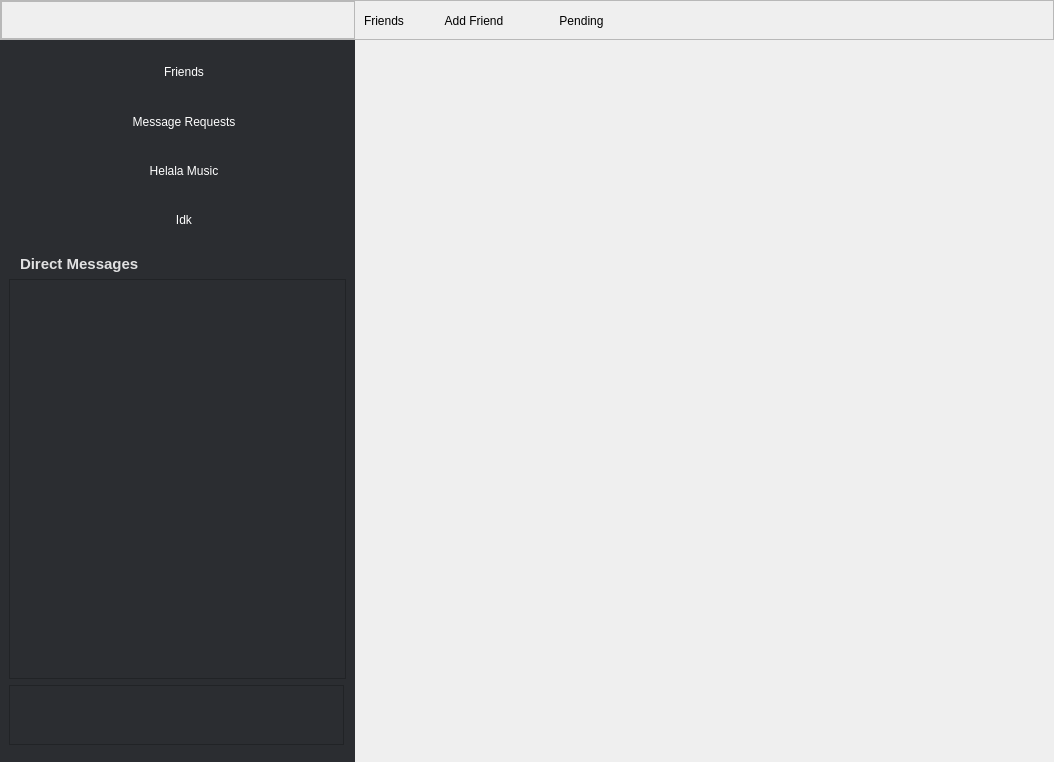
<?xml version="1.0" encoding="UTF-8"?>
<ui version="4.0">
 <class>MainWindow</class>
 <widget class="QMainWindow" name="MainWindow">
  <property name="geometry">
   <rect>
    <x>0</x>
    <y>0</y>
    <width>1054</width>
    <height>762</height>
   </rect>
  </property>
  <property name="windowTitle">
   <string>Discard</string>
  </property>
  <property name="styleSheet">
   <string notr="true"/>
  </property>
  <property name="iconSize">
   <size>
    <width>64</width>
    <height>64</height>
   </size>
  </property>
  <widget class="QWidget" name="mainContainer">
   <property name="autoFillBackground">
    <bool>false</bool>
   </property>
   <property name="styleSheet">
    <string notr="true"/>
   </property>
   <layout class="QVBoxLayout" name="verticalLayout_3">
    <property name="spacing">
     <number>0</number>
    </property>
    <property name="leftMargin">
     <number>0</number>
    </property>
    <property name="topMargin">
     <number>0</number>
    </property>
    <property name="rightMargin">
     <number>0</number>
    </property>
    <property name="bottomMargin">
     <number>0</number>
    </property>
    <item>
     <widget class="QFrame" name="topBar">
      <property name="maximumSize">
       <size>
        <width>16777215</width>
        <height>40</height>
       </size>
      </property>
      <property name="frameShape">
       <enum>QFrame::Shape::StyledPanel</enum>
      </property>
      <property name="frameShadow">
       <enum>QFrame::Shadow::Raised</enum>
      </property>
      <layout class="QHBoxLayout" name="horizontalLayout_3">
       <property name="spacing">
        <number>0</number>
       </property>
       <property name="leftMargin">
        <number>0</number>
       </property>
       <property name="topMargin">
        <number>0</number>
       </property>
       <property name="rightMargin">
        <number>0</number>
       </property>
       <property name="bottomMargin">
        <number>0</number>
       </property>
       <item>
        <widget class="QFrame" name="LEFT_TOPBAR">
         <property name="minimumSize">
          <size>
           <width>354</width>
           <height>0</height>
          </size>
         </property>
         <property name="maximumSize">
          <size>
           <width>353</width>
           <height>16777215</height>
          </size>
         </property>
         <property name="frameShape">
          <enum>QFrame::Shape::StyledPanel</enum>
         </property>
         <property name="frameShadow">
          <enum>QFrame::Shadow::Raised</enum>
         </property>
        </widget>
       </item>
       <item>
        <widget class="QStackedWidget" name="MID_RIGHT_TOPBAR">
         <property name="sizePolicy">
          <sizepolicy hsizetype="Preferred" vsizetype="Preferred">
           <horstretch>0</horstretch>
           <verstretch>0</verstretch>
          </sizepolicy>
         </property>
         <property name="minimumSize">
          <size>
           <width>0</width>
           <height>0</height>
          </size>
         </property>
         <property name="maximumSize">
          <size>
           <width>16777215</width>
           <height>51</height>
          </size>
         </property>
         <property name="layoutDirection">
          <enum>Qt::LayoutDirection::LeftToRight</enum>
         </property>
         <property name="autoFillBackground">
          <bool>false</bool>
         </property>
         <property name="styleSheet">
          <string notr="true"/>
         </property>
         <property name="frameShape">
          <enum>QFrame::Shape::NoFrame</enum>
         </property>
         <property name="frameShadow">
          <enum>QFrame::Shadow::Raised</enum>
         </property>
         <property name="lineWidth">
          <number>0</number>
         </property>
         <widget class="QWidget" name="friendsTopBar">
          <layout class="QHBoxLayout" name="horizontalLayout_2">
           <property name="spacing">
            <number>20</number>
           </property>
           <property name="topMargin">
            <number>5</number>
           </property>
           <property name="rightMargin">
            <number>0</number>
           </property>
           <item>
            <widget class="QLabel" name="friendsLabel">
             <property name="sizePolicy">
              <sizepolicy hsizetype="Fixed" vsizetype="Preferred">
               <horstretch>0</horstretch>
               <verstretch>0</verstretch>
              </sizepolicy>
             </property>
             <property name="minimumSize">
              <size>
               <width>0</width>
               <height>25</height>
              </size>
             </property>
             <property name="maximumSize">
              <size>
               <width>100</width>
               <height>20</height>
              </size>
             </property>
             <property name="font">
              <font>
               <pointsize>9</pointsize>
               <bold>false</bold>
              </font>
             </property>
             <property name="text">
              <string>Friends</string>
             </property>
            </widget>
           </item>
           <item>
            <widget class="QPushButton" name="addFriend">
             <property name="sizePolicy">
              <sizepolicy hsizetype="Fixed" vsizetype="Fixed">
               <horstretch>0</horstretch>
               <verstretch>0</verstretch>
              </sizepolicy>
             </property>
             <property name="minimumSize">
              <size>
               <width>100</width>
               <height>30</height>
              </size>
             </property>
             <property name="maximumSize">
              <size>
               <width>75</width>
               <height>16777215</height>
              </size>
             </property>
             <property name="font">
              <font>
               <pointsize>9</pointsize>
               <bold>false</bold>
              </font>
             </property>
             <property name="cursor">
              <cursorShape>PointingHandCursor</cursorShape>
             </property>
             <property name="autoFillBackground">
              <bool>false</bool>
             </property>
             <property name="styleSheet">
              <string notr="true"/>
             </property>
             <property name="text">
              <string>Add Friend</string>
             </property>
             <property name="flat">
              <bool>true</bool>
             </property>
            </widget>
           </item>
           <item>
            <widget class="QPushButton" name="outgoing">
             <property name="sizePolicy">
              <sizepolicy hsizetype="Fixed" vsizetype="Fixed">
               <horstretch>0</horstretch>
               <verstretch>0</verstretch>
              </sizepolicy>
             </property>
             <property name="minimumSize">
              <size>
               <width>0</width>
               <height>30</height>
              </size>
             </property>
             <property name="maximumSize">
              <size>
               <width>75</width>
               <height>16777215</height>
              </size>
             </property>
             <property name="font">
              <font>
               <pointsize>9</pointsize>
               <italic>false</italic>
               <bold>false</bold>
               <underline>false</underline>
               <strikeout>false</strikeout>
               <kerning>true</kerning>
              </font>
             </property>
             <property name="cursor">
              <cursorShape>PointingHandCursor</cursorShape>
             </property>
             <property name="styleSheet">
              <string notr="true"/>
             </property>
             <property name="text">
              <string>Pending</string>
             </property>
             <property name="flat">
              <bool>true</bool>
             </property>
            </widget>
           </item>
           <item>
            <spacer name="horizontalSpacer">
             <property name="orientation">
              <enum>Qt::Orientation::Horizontal</enum>
             </property>
             <property name="sizeHint" stdset="0">
              <size>
               <width>40</width>
               <height>20</height>
              </size>
             </property>
            </spacer>
           </item>
          </layout>
         </widget>
         <widget class="QWidget" name="directMessageTopBar"/>
        </widget>
       </item>
      </layout>
     </widget>
    </item>
    <item>
     <widget class="QWidget" name="columnContainer" native="true">
      <property name="autoFillBackground">
       <bool>false</bool>
      </property>
      <layout class="QHBoxLayout" name="horizontalLayout_5">
       <property name="spacing">
        <number>0</number>
       </property>
       <property name="leftMargin">
        <number>0</number>
       </property>
       <property name="topMargin">
        <number>0</number>
       </property>
       <property name="rightMargin">
        <number>0</number>
       </property>
       <property name="bottomMargin">
        <number>0</number>
       </property>
       <item>
        <layout class="QVBoxLayout" name="verticalLayoutLeft">
         <property name="spacing">
          <number>0</number>
         </property>
         <item>
          <widget class="QWidget" name="something" native="true">
           <property name="minimumSize">
            <size>
             <width>355</width>
             <height>0</height>
            </size>
           </property>
           <property name="palette">
            <palette>
             <active>
              <colorrole role="WindowText">
               <brush brushstyle="SolidPattern">
                <color alpha="255">
                 <red>255</red>
                 <green>255</green>
                 <blue>255</blue>
                </color>
               </brush>
              </colorrole>
              <colorrole role="Button">
               <brush brushstyle="SolidPattern">
                <color alpha="255">
                 <red>43</red>
                 <green>45</green>
                 <blue>49</blue>
                </color>
               </brush>
              </colorrole>
              <colorrole role="Light">
               <brush brushstyle="SolidPattern">
                <color alpha="255">
                 <red>45</red>
                 <green>45</green>
                 <blue>45</blue>
                </color>
               </brush>
              </colorrole>
              <colorrole role="Midlight">
               <brush brushstyle="SolidPattern">
                <color alpha="255">
                 <red>37</red>
                 <green>37</green>
                 <blue>37</blue>
                </color>
               </brush>
              </colorrole>
              <colorrole role="Dark">
               <brush brushstyle="SolidPattern">
                <color alpha="255">
                 <red>15</red>
                 <green>15</green>
                 <blue>15</blue>
                </color>
               </brush>
              </colorrole>
              <colorrole role="Mid">
               <brush brushstyle="SolidPattern">
                <color alpha="255">
                 <red>20</red>
                 <green>20</green>
                 <blue>20</blue>
                </color>
               </brush>
              </colorrole>
              <colorrole role="Text">
               <brush brushstyle="SolidPattern">
                <color alpha="255">
                 <red>255</red>
                 <green>255</green>
                 <blue>255</blue>
                </color>
               </brush>
              </colorrole>
              <colorrole role="BrightText">
               <brush brushstyle="SolidPattern">
                <color alpha="255">
                 <red>255</red>
                 <green>255</green>
                 <blue>255</blue>
                </color>
               </brush>
              </colorrole>
              <colorrole role="ButtonText">
               <brush brushstyle="SolidPattern">
                <color alpha="255">
                 <red>255</red>
                 <green>255</green>
                 <blue>255</blue>
                </color>
               </brush>
              </colorrole>
              <colorrole role="Base">
               <brush brushstyle="SolidPattern">
                <color alpha="255">
                 <red>43</red>
                 <green>45</green>
                 <blue>49</blue>
                </color>
               </brush>
              </colorrole>
              <colorrole role="Window">
               <brush brushstyle="SolidPattern">
                <color alpha="255">
                 <red>43</red>
                 <green>45</green>
                 <blue>49</blue>
                </color>
               </brush>
              </colorrole>
              <colorrole role="Shadow">
               <brush brushstyle="SolidPattern">
                <color alpha="255">
                 <red>0</red>
                 <green>0</green>
                 <blue>0</blue>
                </color>
               </brush>
              </colorrole>
              <colorrole role="AlternateBase">
               <brush brushstyle="SolidPattern">
                <color alpha="255">
                 <red>15</red>
                 <green>15</green>
                 <blue>15</blue>
                </color>
               </brush>
              </colorrole>
              <colorrole role="ToolTipBase">
               <brush brushstyle="SolidPattern">
                <color alpha="255">
                 <red>255</red>
                 <green>255</green>
                 <blue>220</blue>
                </color>
               </brush>
              </colorrole>
              <colorrole role="ToolTipText">
               <brush brushstyle="SolidPattern">
                <color alpha="255">
                 <red>0</red>
                 <green>0</green>
                 <blue>0</blue>
                </color>
               </brush>
              </colorrole>
              <colorrole role="PlaceholderText">
               <brush brushstyle="SolidPattern">
                <color alpha="127">
                 <red>255</red>
                 <green>255</green>
                 <blue>255</blue>
                </color>
               </brush>
              </colorrole>
              <colorrole role="Accent">
               <brush brushstyle="SolidPattern">
                <color alpha="255">
                 <red>0</red>
                 <green>0</green>
                 <blue>0</blue>
                </color>
               </brush>
              </colorrole>
             </active>
             <inactive>
              <colorrole role="WindowText">
               <brush brushstyle="SolidPattern">
                <color alpha="255">
                 <red>255</red>
                 <green>255</green>
                 <blue>255</blue>
                </color>
               </brush>
              </colorrole>
              <colorrole role="Button">
               <brush brushstyle="SolidPattern">
                <color alpha="255">
                 <red>43</red>
                 <green>45</green>
                 <blue>49</blue>
                </color>
               </brush>
              </colorrole>
              <colorrole role="Light">
               <brush brushstyle="SolidPattern">
                <color alpha="255">
                 <red>45</red>
                 <green>45</green>
                 <blue>45</blue>
                </color>
               </brush>
              </colorrole>
              <colorrole role="Midlight">
               <brush brushstyle="SolidPattern">
                <color alpha="255">
                 <red>37</red>
                 <green>37</green>
                 <blue>37</blue>
                </color>
               </brush>
              </colorrole>
              <colorrole role="Dark">
               <brush brushstyle="SolidPattern">
                <color alpha="255">
                 <red>15</red>
                 <green>15</green>
                 <blue>15</blue>
                </color>
               </brush>
              </colorrole>
              <colorrole role="Mid">
               <brush brushstyle="SolidPattern">
                <color alpha="255">
                 <red>20</red>
                 <green>20</green>
                 <blue>20</blue>
                </color>
               </brush>
              </colorrole>
              <colorrole role="Text">
               <brush brushstyle="SolidPattern">
                <color alpha="255">
                 <red>255</red>
                 <green>255</green>
                 <blue>255</blue>
                </color>
               </brush>
              </colorrole>
              <colorrole role="BrightText">
               <brush brushstyle="SolidPattern">
                <color alpha="255">
                 <red>255</red>
                 <green>255</green>
                 <blue>255</blue>
                </color>
               </brush>
              </colorrole>
              <colorrole role="ButtonText">
               <brush brushstyle="SolidPattern">
                <color alpha="255">
                 <red>255</red>
                 <green>255</green>
                 <blue>255</blue>
                </color>
               </brush>
              </colorrole>
              <colorrole role="Base">
               <brush brushstyle="SolidPattern">
                <color alpha="255">
                 <red>43</red>
                 <green>45</green>
                 <blue>49</blue>
                </color>
               </brush>
              </colorrole>
              <colorrole role="Window">
               <brush brushstyle="SolidPattern">
                <color alpha="255">
                 <red>43</red>
                 <green>45</green>
                 <blue>49</blue>
                </color>
               </brush>
              </colorrole>
              <colorrole role="Shadow">
               <brush brushstyle="SolidPattern">
                <color alpha="255">
                 <red>0</red>
                 <green>0</green>
                 <blue>0</blue>
                </color>
               </brush>
              </colorrole>
              <colorrole role="AlternateBase">
               <brush brushstyle="SolidPattern">
                <color alpha="255">
                 <red>15</red>
                 <green>15</green>
                 <blue>15</blue>
                </color>
               </brush>
              </colorrole>
              <colorrole role="ToolTipBase">
               <brush brushstyle="SolidPattern">
                <color alpha="255">
                 <red>255</red>
                 <green>255</green>
                 <blue>220</blue>
                </color>
               </brush>
              </colorrole>
              <colorrole role="ToolTipText">
               <brush brushstyle="SolidPattern">
                <color alpha="255">
                 <red>0</red>
                 <green>0</green>
                 <blue>0</blue>
                </color>
               </brush>
              </colorrole>
              <colorrole role="PlaceholderText">
               <brush brushstyle="SolidPattern">
                <color alpha="127">
                 <red>255</red>
                 <green>255</green>
                 <blue>255</blue>
                </color>
               </brush>
              </colorrole>
              <colorrole role="Accent">
               <brush brushstyle="SolidPattern">
                <color alpha="255">
                 <red>0</red>
                 <green>0</green>
                 <blue>0</blue>
                </color>
               </brush>
              </colorrole>
             </inactive>
             <disabled>
              <colorrole role="WindowText">
               <brush brushstyle="SolidPattern">
                <color alpha="255">
                 <red>15</red>
                 <green>15</green>
                 <blue>15</blue>
                </color>
               </brush>
              </colorrole>
              <colorrole role="Button">
               <brush brushstyle="SolidPattern">
                <color alpha="255">
                 <red>43</red>
                 <green>45</green>
                 <blue>49</blue>
                </color>
               </brush>
              </colorrole>
              <colorrole role="Light">
               <brush brushstyle="SolidPattern">
                <color alpha="255">
                 <red>45</red>
                 <green>45</green>
                 <blue>45</blue>
                </color>
               </brush>
              </colorrole>
              <colorrole role="Midlight">
               <brush brushstyle="SolidPattern">
                <color alpha="255">
                 <red>37</red>
                 <green>37</green>
                 <blue>37</blue>
                </color>
               </brush>
              </colorrole>
              <colorrole role="Dark">
               <brush brushstyle="SolidPattern">
                <color alpha="255">
                 <red>15</red>
                 <green>15</green>
                 <blue>15</blue>
                </color>
               </brush>
              </colorrole>
              <colorrole role="Mid">
               <brush brushstyle="SolidPattern">
                <color alpha="255">
                 <red>20</red>
                 <green>20</green>
                 <blue>20</blue>
                </color>
               </brush>
              </colorrole>
              <colorrole role="Text">
               <brush brushstyle="SolidPattern">
                <color alpha="255">
                 <red>15</red>
                 <green>15</green>
                 <blue>15</blue>
                </color>
               </brush>
              </colorrole>
              <colorrole role="BrightText">
               <brush brushstyle="SolidPattern">
                <color alpha="255">
                 <red>255</red>
                 <green>255</green>
                 <blue>255</blue>
                </color>
               </brush>
              </colorrole>
              <colorrole role="ButtonText">
               <brush brushstyle="SolidPattern">
                <color alpha="255">
                 <red>15</red>
                 <green>15</green>
                 <blue>15</blue>
                </color>
               </brush>
              </colorrole>
              <colorrole role="Base">
               <brush brushstyle="SolidPattern">
                <color alpha="255">
                 <red>43</red>
                 <green>45</green>
                 <blue>49</blue>
                </color>
               </brush>
              </colorrole>
              <colorrole role="Window">
               <brush brushstyle="SolidPattern">
                <color alpha="255">
                 <red>43</red>
                 <green>45</green>
                 <blue>49</blue>
                </color>
               </brush>
              </colorrole>
              <colorrole role="Shadow">
               <brush brushstyle="SolidPattern">
                <color alpha="255">
                 <red>0</red>
                 <green>0</green>
                 <blue>0</blue>
                </color>
               </brush>
              </colorrole>
              <colorrole role="AlternateBase">
               <brush brushstyle="SolidPattern">
                <color alpha="255">
                 <red>30</red>
                 <green>30</green>
                 <blue>30</blue>
                </color>
               </brush>
              </colorrole>
              <colorrole role="ToolTipBase">
               <brush brushstyle="SolidPattern">
                <color alpha="255">
                 <red>255</red>
                 <green>255</green>
                 <blue>220</blue>
                </color>
               </brush>
              </colorrole>
              <colorrole role="ToolTipText">
               <brush brushstyle="SolidPattern">
                <color alpha="255">
                 <red>0</red>
                 <green>0</green>
                 <blue>0</blue>
                </color>
               </brush>
              </colorrole>
              <colorrole role="PlaceholderText">
               <brush brushstyle="SolidPattern">
                <color alpha="127">
                 <red>15</red>
                 <green>15</green>
                 <blue>15</blue>
                </color>
               </brush>
              </colorrole>
              <colorrole role="Accent">
               <brush brushstyle="SolidPattern">
                <color alpha="255">
                 <red>21</red>
                 <green>21</green>
                 <blue>21</blue>
                </color>
               </brush>
              </colorrole>
             </disabled>
            </palette>
           </property>
           <property name="autoFillBackground">
            <bool>true</bool>
           </property>
           <property name="styleSheet">
            <string notr="true"/>
           </property>
           <layout class="QVBoxLayout" name="verticalLayout">
            <property name="bottomMargin">
             <number>17</number>
            </property>
            <item>
             <widget class="QWidget" name="options" native="true">
              <property name="sizePolicy">
               <sizepolicy hsizetype="Fixed" vsizetype="Fixed">
                <horstretch>0</horstretch>
                <verstretch>0</verstretch>
               </sizepolicy>
              </property>
              <property name="minimumSize">
               <size>
                <width>200</width>
                <height>200</height>
               </size>
              </property>
              <property name="maximumSize">
               <size>
                <width>355</width>
                <height>200</height>
               </size>
              </property>
              <property name="styleSheet">
               <string notr="true"/>
              </property>
              <layout class="QVBoxLayout" name="verticalLayout_2">
               <property name="leftMargin">
                <number>5</number>
               </property>
               <property name="topMargin">
                <number>0</number>
               </property>
               <property name="rightMargin">
                <number>5</number>
               </property>
               <item>
                <widget class="QPushButton" name="pushButton">
                 <property name="minimumSize">
                  <size>
                   <width>330</width>
                   <height>45</height>
                  </size>
                 </property>
                 <property name="cursor">
                  <cursorShape>PointingHandCursor</cursorShape>
                 </property>
                 <property name="autoFillBackground">
                  <bool>false</bool>
                 </property>
                 <property name="styleSheet">
                  <string notr="true"/>
                 </property>
                 <property name="text">
                  <string>   Friends</string>
                 </property>
                 <property name="icon">
                  <iconset theme="QIcon::ThemeIcon::UserAvailable"/>
                 </property>
                 <property name="flat">
                  <bool>true</bool>
                 </property>
                </widget>
               </item>
               <item>
                <widget class="QPushButton" name="pushButton_2">
                 <property name="minimumSize">
                  <size>
                   <width>330</width>
                   <height>45</height>
                  </size>
                 </property>
                 <property name="cursor">
                  <cursorShape>PointingHandCursor</cursorShape>
                 </property>
                 <property name="autoFillBackground">
                  <bool>false</bool>
                 </property>
                 <property name="styleSheet">
                  <string notr="true"/>
                 </property>
                 <property name="text">
                  <string>   Message Requests</string>
                 </property>
                 <property name="icon">
                  <iconset theme="QIcon::ThemeIcon::DocumentSend"/>
                 </property>
                 <property name="flat">
                  <bool>true</bool>
                 </property>
                </widget>
               </item>
               <item>
                <widget class="QPushButton" name="pushButton_3">
                 <property name="minimumSize">
                  <size>
                   <width>330</width>
                   <height>45</height>
                  </size>
                 </property>
                 <property name="cursor">
                  <cursorShape>PointingHandCursor</cursorShape>
                 </property>
                 <property name="autoFillBackground">
                  <bool>false</bool>
                 </property>
                 <property name="styleSheet">
                  <string notr="true"/>
                 </property>
                 <property name="text">
                  <string>   Helala Music</string>
                 </property>
                 <property name="icon">
                  <iconset theme="QIcon::ThemeIcon::AudioCard"/>
                 </property>
                 <property name="flat">
                  <bool>true</bool>
                 </property>
                </widget>
               </item>
               <item>
                <widget class="QPushButton" name="pushButton_4">
                 <property name="minimumSize">
                  <size>
                   <width>330</width>
                   <height>45</height>
                  </size>
                 </property>
                 <property name="cursor">
                  <cursorShape>PointingHandCursor</cursorShape>
                 </property>
                 <property name="autoFillBackground">
                  <bool>false</bool>
                 </property>
                 <property name="styleSheet">
                  <string notr="true"/>
                 </property>
                 <property name="text">
                  <string>   Idk</string>
                 </property>
                 <property name="icon">
                  <iconset theme="QIcon::ThemeIcon::UserAvailable"/>
                 </property>
                 <property name="flat">
                  <bool>true</bool>
                 </property>
                </widget>
               </item>
              </layout>
             </widget>
            </item>
            <item>
             <widget class="QLabel" name="label">
              <property name="sizePolicy">
               <sizepolicy hsizetype="Fixed" vsizetype="Fixed">
                <horstretch>0</horstretch>
                <verstretch>0</verstretch>
               </sizepolicy>
              </property>
              <property name="styleSheet">
               <string notr="true">color: rgba(255, 255, 255, 0.86);
font-weight: 625;
font-size: 15px;
padding-left: 7px;</string>
              </property>
              <property name="text">
               <string>Direct Messages</string>
              </property>
             </widget>
            </item>
            <item>
             <widget class="QScrollArea" name="scrollArea">
              <property name="sizePolicy">
               <sizepolicy hsizetype="Preferred" vsizetype="Preferred">
                <horstretch>0</horstretch>
                <verstretch>0</verstretch>
               </sizepolicy>
              </property>
              <property name="widgetResizable">
               <bool>true</bool>
              </property>
              <widget class="QWidget" name="scrollAreaWidgetContents">
               <property name="geometry">
                <rect>
                 <x>0</x>
                 <y>0</y>
                 <width>335</width>
                 <height>373</height>
                </rect>
               </property>
               <property name="sizePolicy">
                <sizepolicy hsizetype="Expanding" vsizetype="Preferred">
                 <horstretch>0</horstretch>
                 <verstretch>0</verstretch>
                </sizepolicy>
               </property>
               <layout class="QVBoxLayout" name="verticalLayout_6">
                <property name="spacing">
                 <number>0</number>
                </property>
                <property name="leftMargin">
                 <number>0</number>
                </property>
                <property name="topMargin">
                 <number>0</number>
                </property>
                <property name="rightMargin">
                 <number>0</number>
                </property>
                <property name="bottomMargin">
                 <number>0</number>
                </property>
                <item>
                 <layout class="QVBoxLayout" name="conversationList"/>
                </item>
               </layout>
              </widget>
             </widget>
            </item>
            <item>
             <widget class="QFrame" name="userPanel">
              <property name="sizePolicy">
               <sizepolicy hsizetype="Fixed" vsizetype="Fixed">
                <horstretch>0</horstretch>
                <verstretch>0</verstretch>
               </sizepolicy>
              </property>
              <property name="minimumSize">
               <size>
                <width>335</width>
                <height>60</height>
               </size>
              </property>
              <property name="maximumSize">
               <size>
                <width>335</width>
                <height>60</height>
               </size>
              </property>
              <property name="autoFillBackground">
               <bool>false</bool>
              </property>
              <property name="styleSheet">
               <string notr="true"/>
              </property>
              <property name="frameShape">
               <enum>QFrame::Shape::StyledPanel</enum>
              </property>
              <property name="frameShadow">
               <enum>QFrame::Shadow::Raised</enum>
              </property>
              <layout class="QHBoxLayout" name="horizontalLayout_4" stretch="1,2,1">
               <property name="spacing">
                <number>12</number>
               </property>
               <property name="sizeConstraint">
                <enum>QLayout::SizeConstraint::SetDefaultConstraint</enum>
               </property>
               <property name="leftMargin">
                <number>5</number>
               </property>
               <property name="topMargin">
                <number>0</number>
               </property>
               <property name="rightMargin">
                <number>12</number>
               </property>
               <property name="bottomMargin">
                <number>0</number>
               </property>
               <item>
                <widget class="QPushButton" name="userAvatarButton">
                 <property name="enabled">
                  <bool>true</bool>
                 </property>
                 <property name="sizePolicy">
                  <sizepolicy hsizetype="Fixed" vsizetype="Fixed">
                   <horstretch>0</horstretch>
                   <verstretch>0</verstretch>
                  </sizepolicy>
                 </property>
                 <property name="minimumSize">
                  <size>
                   <width>48</width>
                   <height>48</height>
                  </size>
                 </property>
                 <property name="cursor">
                  <cursorShape>PointingHandCursor</cursorShape>
                 </property>
                 <property name="text">
                  <string/>
                 </property>
                 <property name="iconSize">
                  <size>
                   <width>48</width>
                   <height>48</height>
                  </size>
                 </property>
                 <property name="flat">
                  <bool>true</bool>
                 </property>
                </widget>
               </item>
               <item>
                <widget class="QLabel" name="userNameLabel">
                 <property name="styleSheet">
                  <string notr="true"/>
                 </property>
                 <property name="text">
                  <string/>
                 </property>
                </widget>
               </item>
               <item>
                <widget class="QPushButton" name="disconnectButton">
                 <property name="minimumSize">
                  <size>
                   <width>44</width>
                   <height>44</height>
                  </size>
                 </property>
                 <property name="maximumSize">
                  <size>
                   <width>44</width>
                   <height>44</height>
                  </size>
                 </property>
                 <property name="cursor">
                  <cursorShape>PointingHandCursor</cursorShape>
                 </property>
                 <property name="autoFillBackground">
                  <bool>false</bool>
                 </property>
                 <property name="styleSheet">
                  <string notr="true"/>
                 </property>
                 <property name="text">
                  <string/>
                 </property>
                 <property name="iconSize">
                  <size>
                   <width>26</width>
                   <height>26</height>
                  </size>
                 </property>
                 <property name="shortcut">
                  <string/>
                 </property>
                 <property name="flat">
                  <bool>true</bool>
                 </property>
                </widget>
               </item>
              </layout>
             </widget>
            </item>
           </layout>
          </widget>
         </item>
        </layout>
       </item>
       <item>
        <widget class="QStackedWidget" name="verticalLayoutMid">
         <property name="sizePolicy">
          <sizepolicy hsizetype="Preferred" vsizetype="Preferred">
           <horstretch>0</horstretch>
           <verstretch>0</verstretch>
          </sizepolicy>
         </property>
         <property name="autoFillBackground">
          <bool>false</bool>
         </property>
         <property name="styleSheet">
          <string notr="true"/>
         </property>
         <property name="currentIndex">
          <number>0</number>
         </property>
         <widget class="QWidget" name="friends">
          <property name="autoFillBackground">
           <bool>false</bool>
          </property>
          <property name="styleSheet">
           <string notr="true"/>
          </property>
          <layout class="QVBoxLayout" name="verticalLayout_4">
           <property name="spacing">
            <number>0</number>
           </property>
           <property name="leftMargin">
            <number>0</number>
           </property>
           <property name="topMargin">
            <number>0</number>
           </property>
           <property name="rightMargin">
            <number>0</number>
           </property>
           <property name="bottomMargin">
            <number>0</number>
           </property>
           <item>
            <widget class="QStackedWidget" name="ADD_OUTGOING">
             <property name="palette">
              <palette>
               <active>
                <colorrole role="Button">
                 <brush brushstyle="SolidPattern">
                  <color alpha="255">
                   <red>255</red>
                   <green>192</green>
                   <blue>203</blue>
                  </color>
                 </brush>
                </colorrole>
                <colorrole role="Base">
                 <brush brushstyle="SolidPattern">
                  <color alpha="255">
                   <red>255</red>
                   <green>192</green>
                   <blue>203</blue>
                  </color>
                 </brush>
                </colorrole>
                <colorrole role="Window">
                 <brush brushstyle="SolidPattern">
                  <color alpha="255">
                   <red>255</red>
                   <green>192</green>
                   <blue>203</blue>
                  </color>
                 </brush>
                </colorrole>
               </active>
               <inactive>
                <colorrole role="Button">
                 <brush brushstyle="SolidPattern">
                  <color alpha="255">
                   <red>255</red>
                   <green>192</green>
                   <blue>203</blue>
                  </color>
                 </brush>
                </colorrole>
                <colorrole role="Base">
                 <brush brushstyle="SolidPattern">
                  <color alpha="255">
                   <red>255</red>
                   <green>192</green>
                   <blue>203</blue>
                  </color>
                 </brush>
                </colorrole>
                <colorrole role="Window">
                 <brush brushstyle="SolidPattern">
                  <color alpha="255">
                   <red>255</red>
                   <green>192</green>
                   <blue>203</blue>
                  </color>
                 </brush>
                </colorrole>
               </inactive>
               <disabled>
                <colorrole role="Button">
                 <brush brushstyle="SolidPattern">
                  <color alpha="255">
                   <red>255</red>
                   <green>192</green>
                   <blue>203</blue>
                  </color>
                 </brush>
                </colorrole>
                <colorrole role="Base">
                 <brush brushstyle="SolidPattern">
                  <color alpha="255">
                   <red>255</red>
                   <green>192</green>
                   <blue>203</blue>
                  </color>
                 </brush>
                </colorrole>
                <colorrole role="Window">
                 <brush brushstyle="SolidPattern">
                  <color alpha="255">
                   <red>255</red>
                   <green>192</green>
                   <blue>203</blue>
                  </color>
                 </brush>
                </colorrole>
               </disabled>
              </palette>
             </property>
             <property name="autoFillBackground">
              <bool>false</bool>
             </property>
             <property name="styleSheet">
              <string notr="true"/>
             </property>
             <property name="lineWidth">
              <number>0</number>
             </property>
             <property name="midLineWidth">
              <number>0</number>
             </property>
             <property name="currentIndex">
              <number>-1</number>
             </property>
            </widget>
           </item>
          </layout>
         </widget>
        </widget>
       </item>
       <item>
        <layout class="QVBoxLayout" name="verticalLayoutRight">
         <property name="spacing">
          <number>0</number>
         </property>
        </layout>
       </item>
      </layout>
     </widget>
    </item>
   </layout>
  </widget>
  <widget class="QMenuBar" name="menubar">
   <property name="geometry">
    <rect>
     <x>0</x>
     <y>0</y>
     <width>1054</width>
     <height>21</height>
    </rect>
   </property>
  </widget>
 </widget>
 <resources/>
 <connections/>
</ui>
